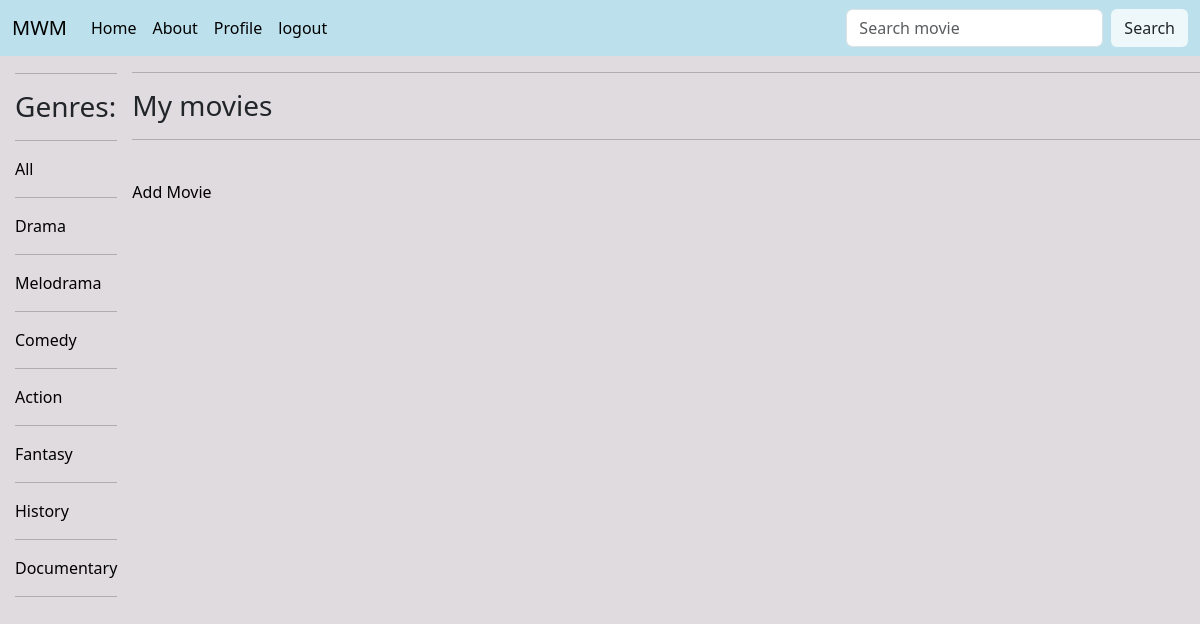
Page /profile/1 (signed in) on the committed database.
### base/models.py (models this page shows)
class Genre(models.Model):
    name = models.CharField(max_length=80)
    def __str__(self):
        return f"{self.name}"

### base/views.py (the view)
# urls.py: path('profile/<str:pk>', views.profile, name='profile'),
@login_required(login_url='login')
def profile(request, pk):
    user = User.objects.get(id=pk)
    q = request.GET.get('q') if request.GET.get('q') != None else ''
    movies = user.movies.filter(Q(name__icontains=q) | Q(description__icontains=q) | Q(actor__name__icontains=q) | Q(genre__name__icontains=q))
    movies = list(set(movies))
    heading = " My movies "
    genres = Genre.objects.all()
    context = {"movies": movies, "heading": heading, "genres": genres}
    return render(request, 'base/profile.html', context)

### base/Templates/base/profile.html (shortened to what this page needs)
{%extends 'Main.html'%}
{% block content %}
    {% include 'base/movies.html'%}
{% endblock %}

### base/Templates/base/movies.html (shortened to what this page needs)
<div class="home-container">
    <div class="genre">
        <hr>
        <h3> Genres: </h3>
        <hr>
        <a href="{{request.path}}"> All </a>
        <hr>
        {% for genre in genres %}
            <a href="{{request.path}}?q={{genre.name}}"> {{ genre }} </a>
            <hr>
        {% endfor %}
    </div>
    <div>
        <hr>
            <h3> {{ heading }} </h3>
        <hr>
        <br>
         <a href="{% url 'add' %}">Add Movie</a>
        <br><br>
    </div>
</div>

### static/styles/style.css (style rules this page uses)
body { background-color: #e0dbdf; }
a { text-decoration: none; color: black; }

### base/Templates/base/movies.html (style rules this page uses)
.home-container { display: grid; grid-template-columns: 1fr 10fr; }
.genre { margin: 1px 15px }

### rows in the picture
Genre: name "Drama"
Genre: name "Melodrama"
Genre: name "Comedy"
Genre: name "Action"
Genre: name "Fantasy"
Genre: name "History"
Genre: name "Documentary"

### other values in the picture
{{ heading }} "My movies"
